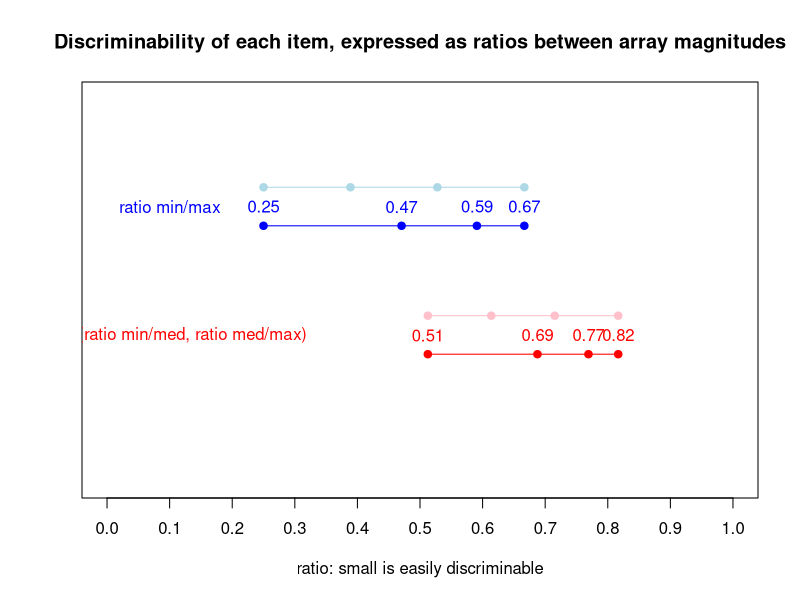

Write R code to recreate this figure.
## ---- chunk 1
#  Show compression of ratios of numbers of dots in the items
item_range_ratio = c(6 / 24, 16 / 34, 26 / 44, 36 / 54)
item_range_ratio_equally_spaced = seq(from = 6 / 24, to = 36 / 54, length.out = 4)
item_mean_ratio = c(mean(c(6 / 15, 15 / 24)), mean(c(16 / 25, 25 / 34)), mean(c(26 /35, 35 / 44)), mean(c(36 / 45, 45 / 54)))
item_mean_ratio_equally_spaced = seq(from = mean(c(6 / 15, 15 / 24)), to = mean(c(36 / 45, 45 / 54)), length.out = 4)

plot(y=c(2,2,2,2), x=item_range_ratio, xlim=c(0,1), ylim=c(0,3), ylab="", yaxt='n', col="blue", pch=21, bg='blue', type='o', xaxt='n', xlab="ratio: small is easily discriminable", main="Discriminability of each item, expressed as ratios between array magnitudes")
text(y=c(2.15,2.15,2.15,2.15), x=item_range_ratio, labels=round(item_range_ratio,2), col="blue")
text(y=2.15, x=0.1, labels="ratio min/max", col='blue')
points(y=c(2.3,2.3,2.3,2.3), x=item_range_ratio_equally_spaced, col="lightblue", pch=21, bg='lightblue', type='o')


points(y=c(1,1,1,1), x=item_mean_ratio, pch=21, col='red', bg='red', type='o')
text(y=c(1.15,1.15,1.15,1.15), x=item_mean_ratio, labels=round(item_mean_ratio,2), col="red")
text(y=1.15, x=0.1, labels="mean (ratio min/med, ratio med/max)", col='red')
points(y=c(1.3,1.3,1.3,1.3), x=item_mean_ratio_equally_spaced, col="pink", pch=21, bg='pink', type='o')
axis(1, at=seq(0,1,0.1))

